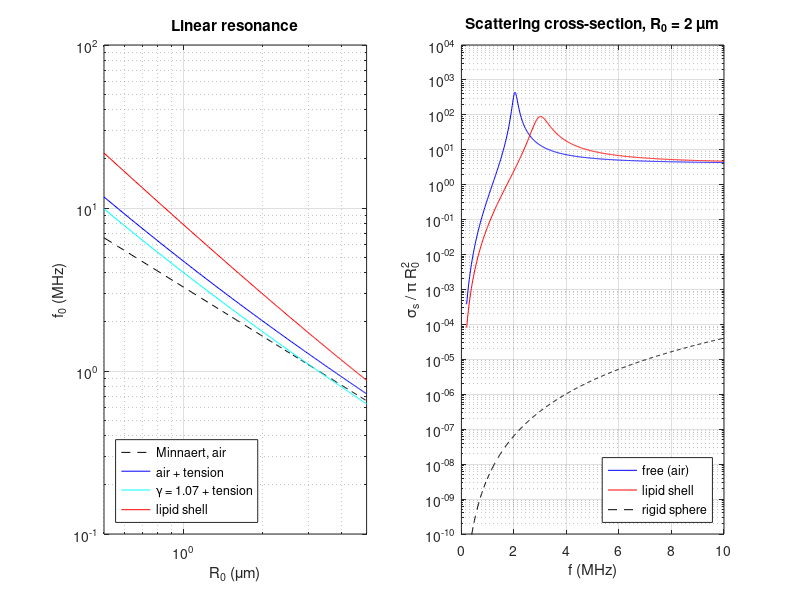

MATLAB code to generate this figure:
%% m28_resonance_shell.m  --  Minnaert, surface tension, shell stiffness, damping, cross-section
% Purpose : (1) evaluate the Minnaert constant f0*R0 for the usual assumptions;
%           (2) add surface tension and a Marmottant shell to the linear resonance;
%           (3) verify the linear formula by a small-amplitude RK4 ring-down;
%           (4) compute damping (radiation, liquid viscosity, shell viscosity) and the
%               scattering cross-section, and compare with a rigid sphere.
% Linear  : rho w0^2 R0^2 = 3 g P0 + 2(3g - 1) sigma/R0                 (free bubble)
%           rho w0^2 R0^2 = 3 g P0 + 2(3g + 1) s0/R0 + 4 chi/R0         (shell, elastic state)
%           sigma_s = 4 pi R0^2 / [((f0/f)^2 - 1)^2 + delta^2],
%           delta = w R0/c + 4 mu/(rho w R0^2) + 4 ks/(rho w R0^3)
% Change  : chi, ks, s0, gamma, the radius list.
% Expect  : f0*R0 = 3.29 MHz um (air, 1 atm, adiabatic), 3.26 at 1 bar, 2.78 isothermal;
%           a free 1 um air bubble resonates at 4.74 MHz (not 3.29) because of surface
%           tension; a 2 um shelled bubble (g = 1.07) at 2.99 MHz versus 1.44 MHz
%           (Minnaert, same gas) and 1.75 MHz (free, with tension); ring-down
%           frequencies agree with sqrt(w0^2 - (b/2)^2) to better than 0.1 %.
% Provenance: closed-form linear formulas checked by an RK4 ring-down. Shell values chi = 0.5 N/m, s0 = 0.02 N/m, ks = 5e-9 kg/s,
%           g = 1.07 are illustrative (inside the range fitted to lipid agents, not one agent).
% Runtime : about 2 s.
clear; close all; rng(1);

rho = 1000; c = 1480; mu = 1e-3; P0 = 101325; sw = 0.072;
chi = 0.5; ks = 5e-9; s0 = 0.02;          % shell: N/m, kg/s, N/m

%% 1. Minnaert constant (f0 * R0 in m/s = MHz * um)
mc = @(g, p, rr) sqrt(3 * g * p / rr) / (2*pi);
fprintf('Minnaert f0*R0 (MHz um): air 1 atm adiabatic %.3f | 1 bar, rho 1000: %.3f | isothermal %.3f | g = 1.07 (C3F8/C4F10-like) %.3f | SF6 g = 1.095: %.3f\n', ...
  mc(1.4, P0, 998), mc(1.4, 1e5, 1000), mc(1.0, P0, rho), mc(1.07, P0, rho), mc(1.095, P0, rho));

%% 2. Resonance versus radius for four models
R0s = [0.5 1 1.5 2 3 4 5] * 1e-6;
fM  = @(R, g) sqrt(3*g*P0/rho) ./ (2*pi*R);
fT  = @(R, g) sqrt((3*g*P0 + 2*(3*g - 1)*sw./R) / rho) ./ (2*pi*R);
fS  = @(R, g) sqrt((3*g*P0 + 2*(3*g + 1)*s0./R + 4*chi./R) / rho) ./ (2*pi*R);
fprintf('\n R0 (um) | Minnaert air | + tension air | free g=1.07 + tension | shell g=1.07 (MHz)\n');
for R = R0s
  fprintf('  %4.1f   |   %6.2f     |    %6.2f     |        %6.2f         |   %6.2f\n', R*1e6, fM(R, 1.4)/1e6, fT(R, 1.4)/1e6, fT(R, 1.07)/1e6, fS(R, 1.07)/1e6);
end

%% 3. Ring-down check with RK4 (release from R = 1.002 R0, no drive)
fprintf('\nRing-down check (damped frequency, MHz)\n');
cfg = {'free air', 1.4, 0; 'shell', 1.07, 1};
for ic = 1:2
  g = cfg{ic, 2}; shell = cfg{ic, 3};
  for R0 = [1 2 3] * 1e-6
    if shell
      Rb = R0 / sqrt(1 + s0/chi); Rr = Rb * sqrt(1 + sw/chi);
      sig = @(R) (R >= Rb & R <= Rr) .* chi .* (R.^2/Rb^2 - 1) + (R > Rr) .* sw; sig0 = s0; kk = ks;
      w0 = 2*pi*fS(R0, g);
    else
      sig = @(R) sw + 0*R; sig0 = sw; kk = 0; w0 = 2*pi*fT(R0, g);
    end
    Pg0 = P0 + 2*sig0/R0;
    acc = @(R, U) ((Pg0*(R0./R).^(3*g).*(1 - 3*g*U/c) - P0 - 2*sig(R)./R - 4*mu*U./R - 4*kk*U./R.^2)/rho - 1.5*U.^2)./R;
    b = (4*mu/R0 + 4*kk/R0^2 + 3*g*Pg0/c) / (rho*R0);      % linear damping coefficient (1/s)
    wd = sqrt(w0^2 - (b/2)^2);
    dt = 2*pi/w0/400; n = 2400; x = zeros(1, n); Rk = 1.002*R0; Uk = 0;
    for i = 1:n
      k1R = Uk; k1U = acc(Rk, Uk);
      k2R = Uk + dt/2*k1U; k2U = acc(Rk + dt/2*k1R, Uk + dt/2*k1U);
      k3R = Uk + dt/2*k2U; k3U = acc(Rk + dt/2*k2R, Uk + dt/2*k2U);
      k4R = Uk + dt*k3U;   k4U = acc(Rk + dt*k3R,   Uk + dt*k3U);
      Rk = Rk + dt/6*(k1R + 2*k2R + 2*k3R + k4R); Uk = Uk + dt/6*(k1U + 2*k2U + 2*k3U + k4U);
      x(i) = Rk - R0;
    end
    zc = find(x(1:end-1) < 0 & x(2:end) >= 0);            % upward zero crossings
    zf = zc - x(zc) ./ (x(zc+1) - x(zc));                   % sub-sample interpolation
    fmeas = 1 / (mean(diff(zf(1:min(4, end)))) * dt);
    fprintf('  %-8s R0 = %.0f um: formula f0 = %.3f, damped sqrt(w0^2-(b/2)^2) = %.3f, RK4 = %.3f, Q = %.1f\n', ...
      cfg{ic, 1}, R0*1e6, w0/2/pi/1e6, wd/2/pi/1e6, fmeas/1e6, w0/b);
  end
end

%% 4. Damping and cross-section at resonance (physical radiation damping w R0 / c)
fprintf('\nDamping at resonance and cross-section (free bubble g = 1.4 with tension; shell g = 1.07)\n');
fprintf(' R0 (um) | model | f0 MHz | d_rad  d_vis  d_shell | Q   | sigma_s/(pi R0^2) at f0\n');
for R0 = [1 2 3] * 1e-6
  for shell = 0:1
    if shell, f0 = fS(R0, 1.07); kk = ks; lab = 'shell'; else, f0 = fT(R0, 1.4); kk = 0; lab = 'free '; end
    w = 2*pi*f0; dr = w*R0/c; dv = 4*mu/(rho*w*R0^2); dsh = 4*kk/(rho*w*R0^3); d = dr + dv + dsh;
    fprintf('  %3.0f    | %s | %5.2f  | %.3f  %.3f  %.3f  | %4.1f | %6.0f\n', R0*1e6, lab, f0/1e6, dr, dv, dsh, 1/d, 4/d^2);
  end
end
kappaRatio = rho*c^2/(1.4*P0);
fprintf('\nGas/water compressibility ratio (air, adiabatic): %.0f; bubble / rigid sphere cross-section far below resonance: (4/7) ratio^2 = %.2e\n', ...
  kappaRatio, 4/7*kappaRatio^2);

%% 5. Figures: resonance versus radius, and cross-section versus frequency for R0 = 2 um
Rg = linspace(0.5, 5, 200) * 1e-6;
figure('Position', [50 50 900 380]);
subplot(1, 2, 1);
loglog(Rg*1e6, fM(Rg, 1.4)/1e6, 'k--', Rg*1e6, fT(Rg, 1.4)/1e6, 'b', Rg*1e6, fT(Rg, 1.07)/1e6, 'c', Rg*1e6, fS(Rg, 1.07)/1e6, 'r'); grid on;
xlabel('R_0 (\mum)'); ylabel('f_0 (MHz)'); title('Linear resonance'); xlim([0.5 5]);
legend('Minnaert, air', 'air + tension', '\gamma = 1.07 + tension', 'lipid shell', 'Location', 'southwest');
subplot(1, 2, 2);
fg = linspace(0.2, 10, 600) * 1e6; R0 = 2e-6;
for shell = 0:1
  if shell, f0 = fS(R0, 1.07); kk = ks; st = 'r'; else, f0 = fT(R0, 1.4); kk = 0; st = 'b'; end
  w = 2*pi*fg; d = w*R0/c + 4*mu./(rho*w*R0^2) + 4*kk./(rho*w*R0^3);
  ss = 4*pi*R0^2 ./ (((f0./fg).^2 - 1).^2 + d.^2);
  semilogy(fg/1e6, ss/(pi*R0^2), st); hold on;
end
k = 2*pi*fg/c; semilogy(fg/1e6, 7/9*(k*R0).^4, 'k--');
grid on; xlabel('f (MHz)'); ylabel('\sigma_s / \pi R_0^2'); title('Scattering cross-section, R_0 = 2 \mum');
legend('free (air)', 'lipid shell', 'rigid sphere', 'Location', 'southeast'); ylim([1e-10 1e4]);
